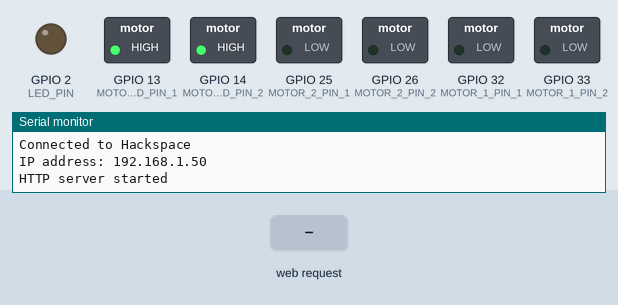
Simulated run of this sketch. Board: ESP32. Parts: switched loads named in the sketch (green lamp = pin HIGH), output pins drawn as LEDs (lit = HIGH), the last lines printed to the serial monitor. The test bench sets the inputs (shaded band). WiFi joins after 1.5 s; servers stay silent unless stated.

Above: at 3.2 s.
3.3 s: HTTP request GET /go/forward received
At 4.1 s:
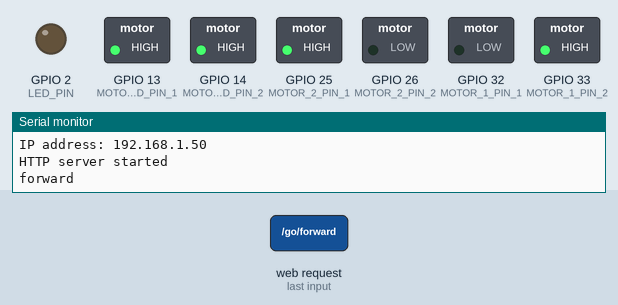
4.8 s: HTTP request GET /go/backward received
At 5.3 s:
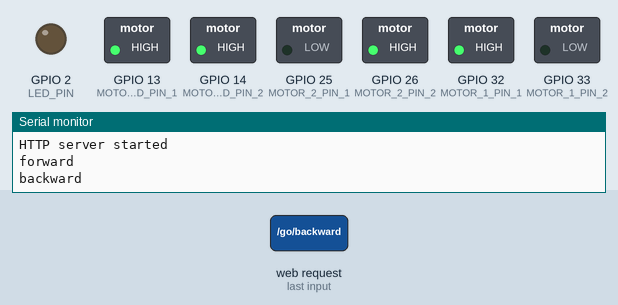
6.3 s: HTTP request GET /go/left received
At 7.5 s:
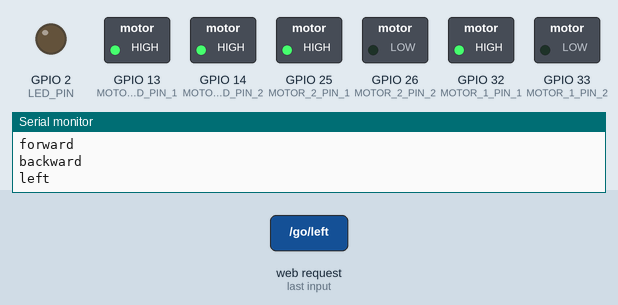
7.8 s: HTTP request GET /go/right received
At 8.7 s:
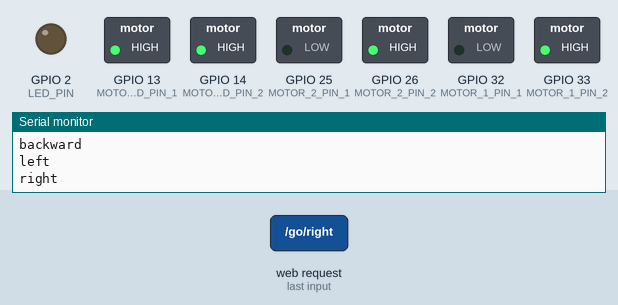
9.3 s: HTTP request GET /led/on received
At 9.9 s:
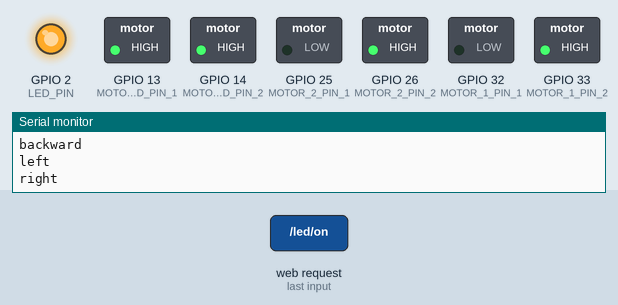
10.8 s: HTTP request GET /go/stop received
At 12.2 s:
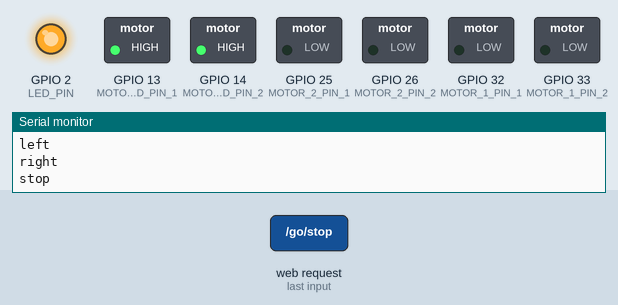
Timing chart, 0 to 13.3 s (numbered marks = the images above; inputs shaded):
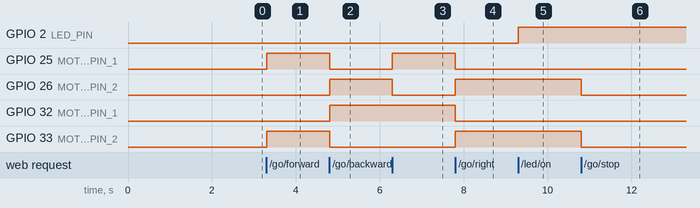

The sketch:

web-server-cam.ino
```cpp
#include <WiFi.h>
#include <WebServer.h>

#define ESP_MODEL_WROOM
#if defined(CAMERA_MODEL_AI_THINKER)
  #define MOTOR_1_PIN_1    14
  #define MOTOR_1_PIN_2    15
  #define MOTOR_2_PIN_1    13
  #define MOTOR_2_PIN_2    12
  #define LED_PIN 33
  #define LED_HIGH LOW
  #define LED_LOW HIGH
  #define MOTOR_SPEED_PIN_1 2
  #define MOTOR_SPEED_PIN_2 4
#elif defined(ESP_MODEL_WROOM)
  #define MOTOR_1_PIN_1    32
  #define MOTOR_1_PIN_2    33
  #define MOTOR_2_PIN_1    25
  #define MOTOR_2_PIN_2    26
  #define LED_PIN 2
  #define LED_HIGH HIGH
  #define LED_LOW LOW
  #define SDA_PIN 21
  #define SCL_PIN 22
  #define MOTOR_SPEED_PIN_1 13
  #define MOTOR_SPEED_PIN_2 14
#endif

WebServer server(80);

const char *ssid = "Hackspace";
// const char *pass = "you@hackspace";
const char *pass = "youathackspace";
// const char *ssid = "just another spot";
// const char *pass = "11111111";

uint8_t SPEED = 255;

void go_left() {
  digitalWrite(MOTOR_1_PIN_1, 1);
  digitalWrite(MOTOR_1_PIN_2, 0);
  digitalWrite(MOTOR_2_PIN_1, 1);
  digitalWrite(MOTOR_2_PIN_2, 0);
}

void go_forward() {
  digitalWrite(MOTOR_1_PIN_1, 0);
  digitalWrite(MOTOR_1_PIN_2, 1);
  digitalWrite(MOTOR_2_PIN_1, 1);
  digitalWrite(MOTOR_2_PIN_2, 0);
}

void go_backward() {
  digitalWrite(MOTOR_1_PIN_1, 1);
  digitalWrite(MOTOR_1_PIN_2, 0);
  digitalWrite(MOTOR_2_PIN_1, 0);
  digitalWrite(MOTOR_2_PIN_2, 1);
}

void go_right() {
  digitalWrite(MOTOR_1_PIN_1, 0);
  digitalWrite(MOTOR_1_PIN_2, 1);
  digitalWrite(MOTOR_2_PIN_1, 0);
  digitalWrite(MOTOR_2_PIN_2, 1);
}

void stop() {
  digitalWrite(MOTOR_1_PIN_1, 0);
  digitalWrite(MOTOR_1_PIN_2, 0);
  digitalWrite(MOTOR_2_PIN_1, 0);
  digitalWrite(MOTOR_2_PIN_2, 0);
}

void go(String dir) {
  if (dir.equals("forward")) {
    go_forward();
  } else if (dir.equals("backward")) {
    go_backward();
  } else if (dir.equals("left")) {
    go_left();
  } else if (dir.equals("right")) {
    go_right();
  } else {
    stop();
  }
}

void led_on() {
  digitalWrite(LED_PIN, LED_HIGH);
  // analogWrite(LED_PIN, 255);
}

void led_off() {
  digitalWrite(LED_PIN, LED_LOW);
  // analogWrite(LED_PIN, 0);
}


void action() {
  String direction;
  String uri = server.uri();
  String dest = uri.substring(uri.lastIndexOf("/") + 1);
  Serial.println(dest);
  if (!dest.equals("stop")) {
    if (server.argName(0).equals("delay")) {
      int code = 200;
      // char cont[20];
      if (dest == "left" || dest == "right") {
        go(dest);
        delay(server.arg(0).toInt());
        // float filt = listen_rot(server.arg(0).toInt());
        // sprintf(cont, "%f", filt);
        // cont[19] = '\0';
      } else {
        go(dest);
        delay(server.arg(0).toInt());
      }
      stop();
      // server.send(code, "text/plain", cont);
      server.send(code);
    } else {
      go(dest);
    }
  } else {
    stop();
  }
}

void on_speed() {
  if (server.argName(0).equals("set")) {
    SPEED = server.arg(0).toInt();
    analogWrite(MOTOR_SPEED_PIN_1, SPEED);
    analogWrite(MOTOR_SPEED_PIN_2, SPEED);
  } else {
    char content[15];
    sprintf(content, "{\"speed\": %d}", SPEED);
    content[14] = '\0';
    server.send(200, "text/plain", content);
  }
}

void setup()
{
    Serial.begin(115200);

    pinMode(MOTOR_1_PIN_1, OUTPUT);
    pinMode(MOTOR_1_PIN_2, OUTPUT);
    pinMode(MOTOR_2_PIN_1, OUTPUT);
    pinMode(MOTOR_2_PIN_2, OUTPUT);
    pinMode(MOTOR_SPEED_PIN_1, OUTPUT);
    pinMode(MOTOR_SPEED_PIN_2, OUTPUT);
    pinMode(LED_PIN, OUTPUT);

    WiFi.mode(WIFI_STA);
    WiFi.begin(ssid, pass);

    while (WiFi.status() != WL_CONNECTED) {
        delay(1000);
        Serial.print(".");
    }

    Serial.println("");
    Serial.print("Connected to ");
    Serial.println(ssid);
    Serial.print("IP address: ");
    Serial.println(WiFi.localIP());

    server.on("/go/forward", action);
    server.on("/go/backward", action);
    server.on("/go/left", action);
    server.on("/go/right", action);
    server.on("/go/stop", action);
    server.on("/led/on", led_on);
    server.on("/led/off", led_off);
    server.on("/speed", on_speed);
    server.enableCORS();
    server.begin();
    Serial.println("HTTP server started");

    analogWrite(MOTOR_SPEED_PIN_1, SPEED);
    analogWrite(MOTOR_SPEED_PIN_2, SPEED);
}

void loop()
{
  server.handleClient();
  delay(5);//allow the cpu to switch to other tasks
}
```

Measured:
- after the input at 3.3 s, GPIO 25 (MOTOR_2_PIN_1), GPIO 33 (MOTOR_1_PIN_2): LOW → HIGH at once
- after the input at 4.8 s, GPIO 25 (MOTOR_2_PIN_1), GPIO 33 (MOTOR_1_PIN_2): HIGH → LOW at once; GPIO 26 (MOTOR_2_PIN_2), GPIO 32 (MOTOR_1_PIN_1): LOW → HIGH at once
- after the input at 6.3 s, GPIO 25 (MOTOR_2_PIN_1): LOW → HIGH at once; GPIO 26 (MOTOR_2_PIN_2): HIGH → LOW at once
- after the input at 7.8 s, GPIO 25 (MOTOR_2_PIN_1), GPIO 32 (MOTOR_1_PIN_1): HIGH → LOW at once; GPIO 26 (MOTOR_2_PIN_2), GPIO 33 (MOTOR_1_PIN_2): LOW → HIGH at once
- after the input at 9.3 s, GPIO 2 (LED_PIN): LOW → HIGH at once
- after the input at 10.8 s, GPIO 26 (MOTOR_2_PIN_2), GPIO 33 (MOTOR_1_PIN_2): HIGH → LOW at once
